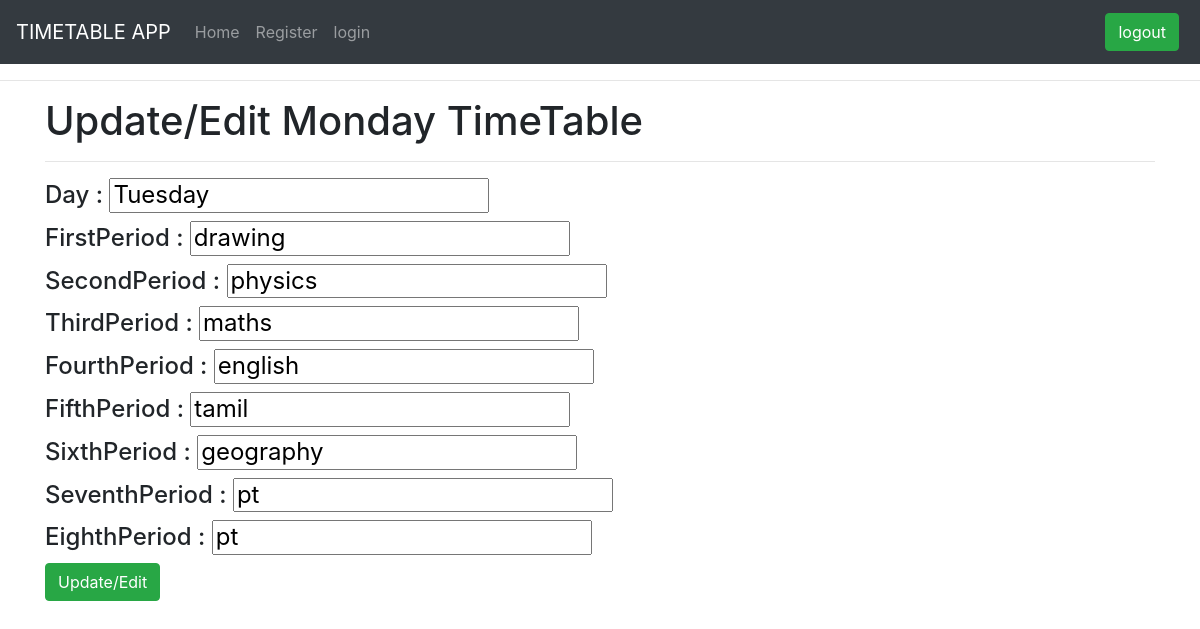
Screenshot of /update/2 with the database file from the repository.
### testapp/models.py (models this page shows)
class monday_model1(models.Model):
    day=models.CharField(max_length=30)
    firstperiod=models.CharField(max_length=30)
    secondperiod=models.CharField(max_length=30)
    thirdperiod=models.CharField(max_length=30)
    fourthperiod=models.CharField(max_length=30)
    fifthperiod=models.CharField(max_length=30)
    sixthperiod=models.CharField(max_length=30)
    seventhperiod=models.CharField(max_length=30)
    eightperiod=models.CharField(max_length=30)

### testapp/views.py (the view)
# urls.py: path('update/<int:id>', views.update_view),
def update_view(request,id):
    update=monday_model1.objects.get(id=id)
    if request.method=='POST':
        form=mondayupdate_forms(request.POST,instance=update)
        if form.is_valid():
            form.save()
        return redirect('/timetable1')
    return render(request,'update.html',{'update':update})

### templates/update.html (shortened to what this page needs)
<!doctype html> {%extends 'base.html'%} {%block body_block %}
<hr>
<div class="container">
    <h1> Update/Edit Monday TimeTable</h1>
    <hr>
    <form action="" method="POST">
        <h4>Day : <input type="text" name="day" value="{{update.day}}"></h4>
        <h4>FirstPeriod : <input type="text" name="firstperiod" value="{{update.firstperiod}}"></h4>
        <h4>SecondPeriod : <input type="text" name="secondperiod" value="{{update.secondperiod}}"></h4>
        <h4>ThirdPeriod : <input type="text" name="thirdperiod" value="{{update.thirdperiod}}"></h4>
        <h4>FourthPeriod : <input type="text" name="fourthperiod" value="{{update.fourthperiod}}"></h4>
        <h4>FifthPeriod : <input type="text" name="fifthperiod" value="{{update.fifthperiod}}"></h4>
        <h4>SixthPeriod : <input type="text" name="sixthperiod" value="{{update.sixthperiod}}"></h4>
        <h4>SeventhPeriod : <input type="text" name="seventhperiod" value="{{update.seventhperiod}}"></h4>
        <h4>EighthPeriod : <input type="text" name="eightperiod" value="{{update.eightperiod}}"></h4>
        <input type="submit" class="btn btn-success" value="Update/Edit">
    </form>
</div>
{%endblock%}

### rows the page displays
monday_model1: day "Tuesday", firstperiod "drawing", secondperiod "physics", thirdperiod "maths", fourthperiod "english", fifthperiod "tamil", sixthperiod "geography", seventhperiod "pt", eightperiod "pt"
